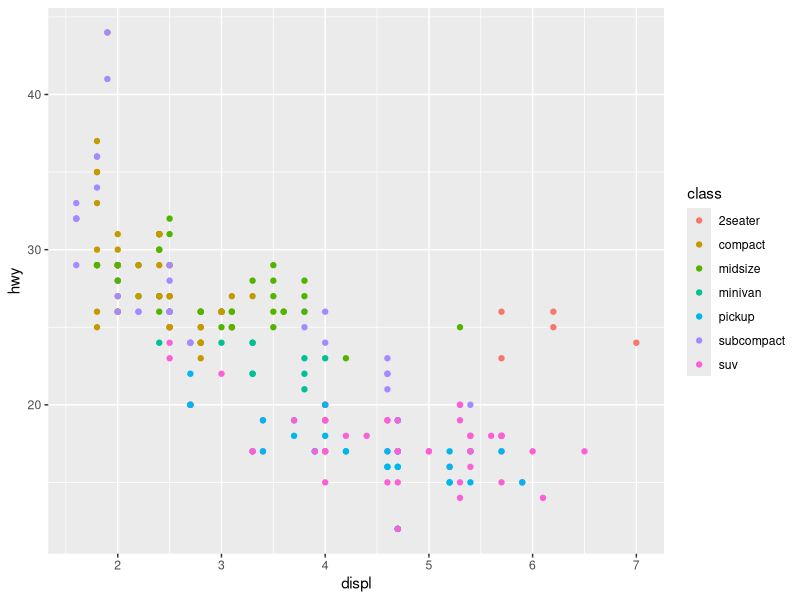
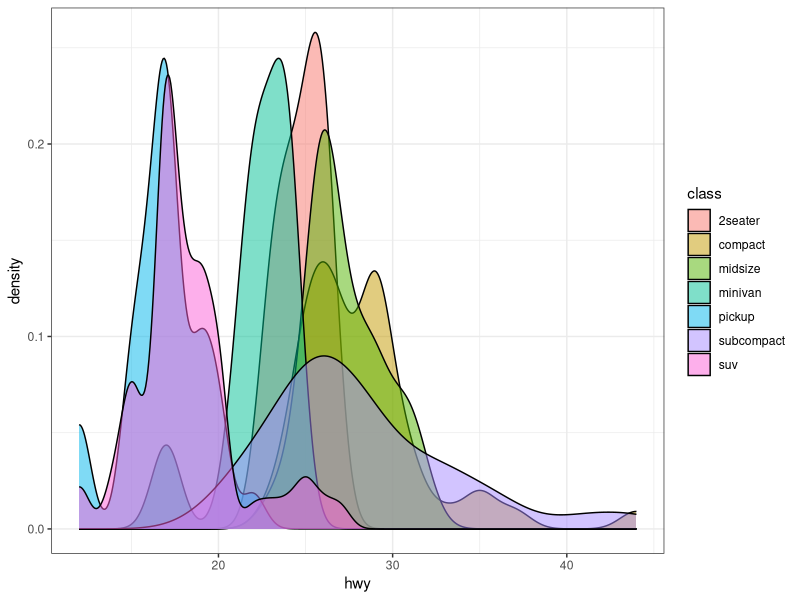

Source code (R) for these figures, in order:
## ---- chunk 1
library(ggplot2)

ggplot(mpg, aes(displ, hwy, colour = class)) + 
  geom_point()
## ---- chunk 2
ggplot(mpg, aes(hwy, fill = class)) + 
  geom_density(alpha = 0.5) + theme_bw()
